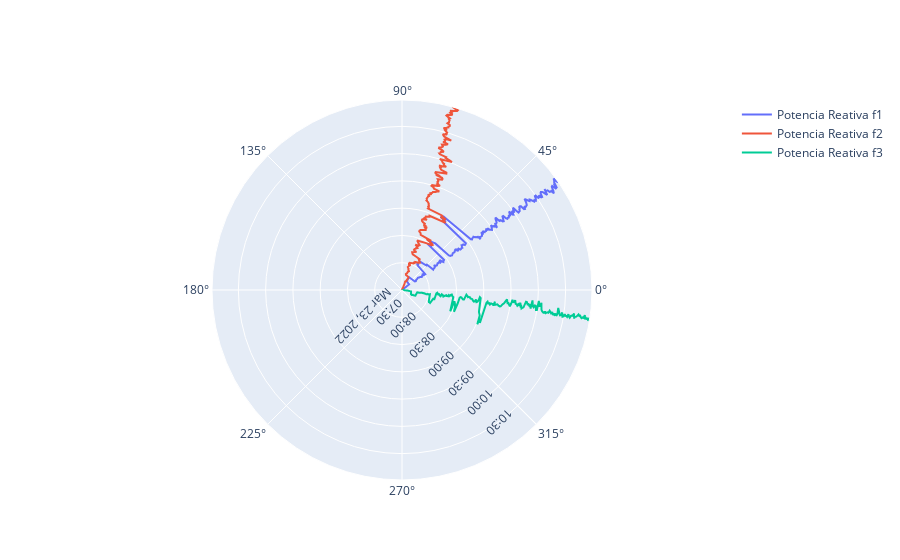

The cell this chart's notebook holds for it:
### Code cell
fig1 = go.Figure(data=go.Scatterpolar(
    r=df2.DATA,
    #r=100*df2['potencia_reativa_f2 var']/df2['potencia_reativa_total var'],
    theta=100*df2['potencia_reativa_f1 var']/df2['potencia_reativa_total var'],
    name='Potencia Reativa f1',
    #mode='markers'
))

fig2 = go.Figure(data=go.Scatterpolar(
    r=df2.DATA,
    theta=100*df2['potencia_reativa_f2 var']/df2['potencia_reativa_total var'],
    name='Potencia Reativa f2'
))

fig3 = go.Figure(data=go.Scatterpolar(
    r=df2.DATA,
    theta=100*df2['potencia_reativa_f3 var']/df2['potencia_reativa_total var'],
    name='Potencia Reativa f3'
))

#fig = go.Figure(data=fig1.data)
fig = go.Figure(data=fig1.data+fig2.data+fig3.data)
fig.update_layout(
    polar=dict(
        radialaxis=dict(angle=-45, ),
        #angularaxis=dict(tickangle=45)
    )
)

fig.show()

### Figure 1 — Plotly figure (JSON) as saved in the notebook; plotly's stock layout.template omitted (floating-point values rounded to 4 significant figures; data arrays with more than 128 entries replaced by an {"elided": "..."} marker saying what was removed)
{"data": [{"name": "Potencia Reativa f1", "r": {"elided": "271 str values"}, "theta": {"elided": "271 float values"}, "type": "scatterpolar"}, {"name": "Potencia Reativa f2", "r": {"elided": "271 str values"}, "theta": {"elided": "271 float values"}, "type": "scatterpolar"}, {"name": "Potencia Reativa f3", "r": {"elided": "271 str values"}, "theta": {"elided": "271 float values"}, "type": "scatterpolar"}], "layout": {"polar": {"radialaxis": {"angle": -45}}}}
